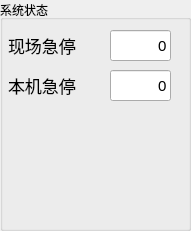
   <widget class="QGroupBox" name="GB_SystemInfo">
    <property name="geometry">
     <rect>
      <x>610</x>
      <y>100</y>
      <width>191</width>
      <height>231</height>
     </rect>
    </property>
    <property name="title">
     <string>系统状态</string>
    </property>
    <widget class="QLineEdit" name="LE_OnSiteStop">
     <property name="geometry">
      <rect>
       <x>110</x>
       <y>30</y>
       <width>61</width>
       <height>31</height>
      </rect>
     </property>
     <property name="font">
      <font>
       <pointsize>11</pointsize>
      </font>
     </property>
     <property name="text">
      <string>0</string>
     </property>
     <property name="alignment">
      <set>Qt::AlignRight|Qt::AlignTrailing|Qt::AlignVCenter</set>
     </property>
    </widget>
    <widget class="QLabel" name="Lab_OnSiteStop">
     <property name="geometry">
      <rect>
       <x>8</x>
       <y>30</y>
       <width>91</width>
       <height>31</height>
      </rect>
     </property>
     <property name="font">
      <font>
       <pointsize>13</pointsize>
      </font>
     </property>
     <property name="text">
      <string>现场急停</string>
     </property>
    </widget>
    <widget class="QLabel" name="Lab_MachineStop">
     <property name="geometry">
      <rect>
       <x>8</x>
       <y>70</y>
       <width>91</width>
       <height>31</height>
      </rect>
     </property>
     <property name="font">
      <font>
       <pointsize>13</pointsize>
      </font>
     </property>
     <property name="text">
      <string>本机急停</string>
     </property>
    </widget>
    <widget class="QLineEdit" name="LE_MachineStop">
     <property name="geometry">
      <rect>
       <x>110</x>
       <y>70</y>
       <width>61</width>
       <height>31</height>
      </rect>
     </property>
     <property name="font">
      <font>
       <pointsize>11</pointsize>
      </font>
     </property>
     <property name="text">
      <string>0</string>
     </property>
     <property name="alignment">
      <set>Qt::AlignRight|Qt::AlignTrailing|Qt::AlignVCenter</set>
     </property>
    </widget>
   </widget>
